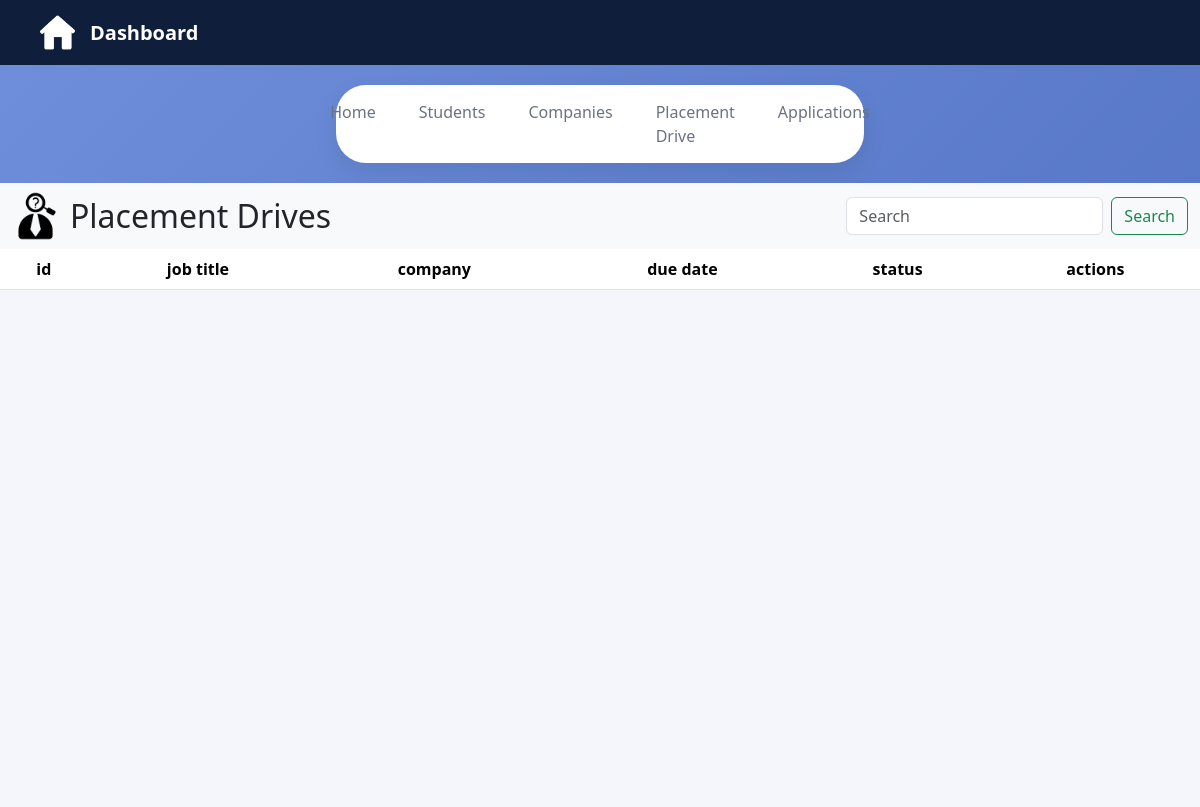
The page /admin-placement-drives on the database as committed earlier.
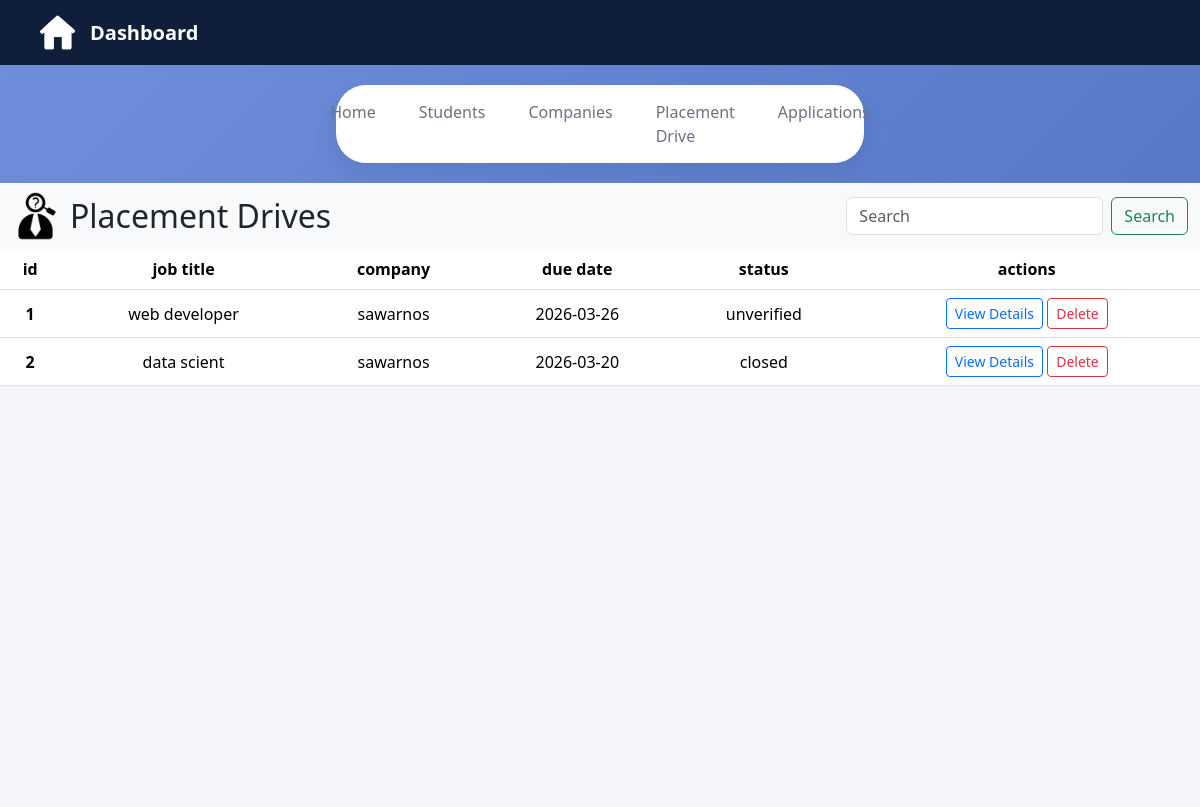
The same page on the database as committed later.
### application/model.py (models this page shows)
class PlacementDrive(db.Model):
    __tablename__ = "placementdrive"
    id = db.Column(db.Integer , primary_key = True)
    company_id = db.Column(db.Integer , db.ForeignKey('company.id') , nullable = False)
    job_title = db.Column(db.String(100), nullable=False)
    mode = db.Column(db.String(50), nullable=False)
    package = db.Column(db.Float, nullable=False)
    eligibility = db.Column(db.Text , nullable = False)
    description = db.Column(db.Text,  nullable = False)
    deadline = db.Column(db.Date , nullable = False)
    status = db.Column(db.String(50), nullable=False, default='Pending')
    drive_application = db.relationship('Applications' , backref = 'placementdrive' ,cascade = "all, delete-orphan")

class Company(db.Model):
    __tablename__ = "company"
    id = db.Column(db.Integer , primary_key = True)
    user_id = db.Column(db.Integer ,db.ForeignKey('user.id'),nullable = False)
    name = db.Column(db.String(50) , nullable = False)
    hr_contact = db.Column(db.String(150) , nullable = False , unique = True)
    website_link = db.Column(db.String(500) , nullable = False)
    field = db.Column(db.String(50) , nullable = False)
    status = db.Column(db.String(50) , nullable = False , default = "unverified")
    placement_drive = db.relationship('PlacementDrive' , backref = 'company' , cascade = 'all, delete-orphan')

### application/controllers.py (the view)
@app.route('/admin-placement-drives')
def admin_placement_drives():
    placement_drives = PlacementDrive.query.all()
    return render_template("/admin/placement-drive.html", placement_drives=placement_drives)

### templates/admin/placement-drive.html (shortened to what this page needs)
<!DOCTYPE html>
<html lang="en">
<head>
    <link href="https://cdn.jsdelivr.net/npm/bootstrap@5.3.8/dist/css/bootstrap.min.css" rel="stylesheet">
    <link rel="stylesheet" href="{{ url_for('static', filename='css/admin.css') }}">
</head>
<body>
    <div class="dashboard-nav">
        <div class="nav-left">
            <img src="/static/images/home-logo.png" alt="home">
            <span>Dashboard</span>
        </div>
    </div>
    <div class="page-tabs">
        <a href="/admin-dashboard">Home</a>
        <a href="/admin-students">Students</a>
        <a href="/admin-companies">Companies</a>
        <a href="/admin-placement-drives" class="active">Placement Drive</a>
        <a href="/admin-applications">Applications</a>
    </div>
    <div class="student-info">
        <nav class="navbar bg-body-tertiary">
            <div class="container-fluid d-flex justify-content-between align-items-center">
                <div class="d-flex align-items-center">
                    <img src="/static/images/placement.png" class="logos me-2" alt="">
                    <h2 class="mb-0">Placement Drives</h2>
                </div>
                <form class="d-flex" role="search" action="/admin-placements-search" method="get">
                    <input class="form-control me-2" type="search" placeholder="Search" aria-label="Search"
                        name="search">
                    <button class="btn btn-outline-success" type="submit">Search</button>
                </form>
            </div>
        </nav>
        <div class="applications-table">
            <table class="table table-hover">
                <thead>
                    <tr>
                        <th scope="col">id</th>
                        <th scope="col">job title</th>
                        <th scope="col">company</th>
                        <th scope="col">due date</th>
                        <th scope="col">status</th>
                        <th scope="col">actions</th>
                    </tr>
                </thead>
                <tbody>
                    {% for drive in placement_drives %}
                    <tr>
                        <th scope="row">{{ drive.id }}</th>
                        <td>{{ drive.job_title }}</td>
                        <td>{{ drive.company.name }}</td>
                        <td>{{ drive.deadline }}</td>
                        <td>{{ drive.status }}</td>
                        <td><a href="/admin-placement-drive-details/{{ drive.id }}" class="btn btn-sm btn-outline-primary">View Details</a>
                            <a href="/admin-delete-placement-drive/{{ drive.id }}" class="btn btn-sm btn-outline-danger">Delete</a>
                        </td>
                    </tr>
                    {% endfor %}
                </tbody>
            </table>
        </div>
    </div>
</body>
</html>

Rows that differ between the two databases and show on the page:
added PlacementDrive: id "1", job_title "web developer", company.name "sawarnos", deadline "2026-03-26", status "unverified"
added PlacementDrive: id "2", job_title "data scient", company.name "sawarnos", deadline "2026-03-20", status "closed"
